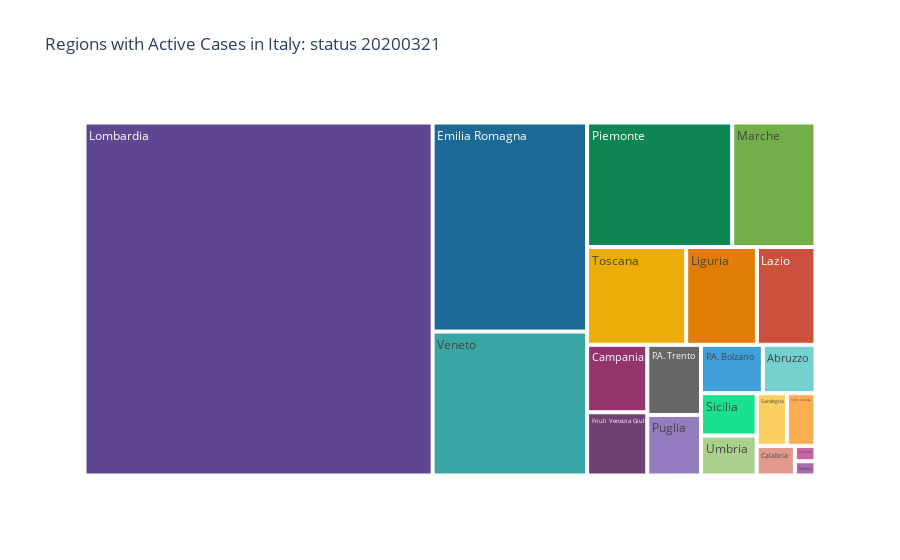

Write notebook code for a chart like this one.
### Code cell
fig = px.treemap(da_daily_region,
                 path=['region'],
                 values= da_daily_region['total positive'],
                 title='Regions with Active Cases in Italy: status {}'.format(ieri),
                 hover_data=['total positive', 'total currently positive', 'recovered','fatalities'],
                 color_discrete_sequence=px.colors.qualitative.Prism)
fig.show()

### Figure 1 — Plotly figure (JSON) as saved in the notebook; plotly's stock layout.template omitted (floating-point values rounded to 4 significant figures)
{"data": [{"branchvalues": "total", "customdata": [[529, 494, 13, 22], [66, 66, 0, 0], [235, 225, 5, 5], [844, 793, 29, 22], [6705, 5661, 329, 715], [790, 666, 82, 42], [1190, 1086, 54, 50], [1436, 1159, 125, 152], [25515, 17370, 5050, 3095], [2153, 1997, 2, 154], [61, 47, 7, 7], [621, 600, 1, 20], [782, 720, 34, 28], [3752, 3506, 8, 238], [675, 642, 4, 29], [330, 321, 5, 4], [490, 458, 26, 6], [2012, 1905, 35, 72], [462, 447, 5, 10], [313, 304, 1, 8], [4617, 4214, 257, 146]], "domain": {"x": [0, 1], "y": [0, 1]}, "hoverlabel": {"namelength": 0}, "hovertemplate": "total positive=%{value}<br>total currently positive=%{customdata[1]}<br>recovered=%{customdata[2]}<br>fatalities=%{customdata[3]}<br>labels=%{label}<br>parent=%{parent}<br>id=%{id}", "ids": ["Abruzzo", "Basilicata", "Calabria", "Campania", "Emilia Romagna", "Friuli Venezia Giulia", "Lazio", "Liguria", "Lombardia", "Marche", "Molise", "P.A. Bolzano", "P.A. Trento", "Piemonte", "Puglia", "Sardegna", "Sicilia", "Toscana", "Umbria", "Valle d'Aosta", "Veneto"], "labels": ["Abruzzo", "Basilicata", "Calabria", "Campania", "Emilia Romagna", "Friuli Venezia Giulia", "Lazio", "Liguria", "Lombardia", "Marche", "Molise", "P.A. Bolzano", "P.A. Trento", "Piemonte", "Puglia", "Sardegna", "Sicilia", "Toscana", "Umbria", "Valle d'Aosta", "Veneto"], "name": "", "parents": ["", "", "", "", "", "", "", "", "", "", "", "", "", "", "", "", "", "", "", "", ""], "type": "treemap", "values": [529, 66, 235, 844, 6705, 790, 1190, 1436, 25515, 2153, 61, 621, 782, 3752, 675, 330, 490, 2012, 462, 313, 4617]}], "layout": {"legend": {"tracegroupgap": 0}, "title": {"text": "Regions with Active Cases in Italy: status 20200321"}, "treemapcolorway": ["rgb(95, 70, 144)", "rgb(29, 105, 150)", "rgb(56, 166, 165)", "rgb(15, 133, 84)", "rgb(115, 175, 72)", "rgb(237, 173, 8)", "rgb(225, 124, 5)", "rgb(204, 80, 62)", "rgb(148, 52, 110)", "rgb(111, 64, 112)", "rgb(102, 102, 102)"]}}
